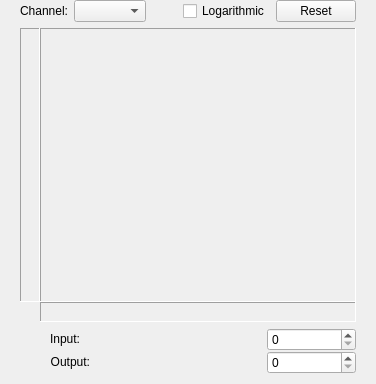
<?xml version="1.0" encoding="UTF-8"?>
<ui version="4.0">
 <class>WdgPerChannel</class>
 <widget class="QWidget" name="WdgPerChannel">
  <property name="geometry">
   <rect>
    <x>0</x>
    <y>0</y>
    <width>376</width>
    <height>384</height>
   </rect>
  </property>
  <property name="sizePolicy">
   <sizepolicy hsizetype="Preferred" vsizetype="Preferred">
    <horstretch>0</horstretch>
    <verstretch>0</verstretch>
   </sizepolicy>
  </property>
  <property name="windowTitle">
   <string>BrightnessCon</string>
  </property>
  <layout class="QGridLayout" name="gridLayout_2">
   <property name="leftMargin">
    <number>0</number>
   </property>
   <property name="topMargin">
    <number>0</number>
   </property>
   <property name="rightMargin">
    <number>0</number>
   </property>
   <property name="bottomMargin">
    <number>0</number>
   </property>
   <property name="horizontalSpacing">
    <number>0</number>
   </property>
   <property name="verticalSpacing">
    <number>6</number>
   </property>
   <item row="3" column="1" colspan="2">
    <layout class="QGridLayout" name="gridLayout" columnstretch="1,2,1">
     <property name="sizeConstraint">
      <enum>QLayout::SetFixedSize</enum>
     </property>
     <item row="0" column="0">
      <widget class="QLabel" name="labelIn">
       <property name="sizePolicy">
        <sizepolicy hsizetype="Fixed" vsizetype="Fixed">
         <horstretch>0</horstretch>
         <verstretch>0</verstretch>
        </sizepolicy>
       </property>
       <property name="minimumSize">
        <size>
         <width>0</width>
         <height>0</height>
        </size>
       </property>
       <property name="maximumSize">
        <size>
         <width>16777215</width>
         <height>16777215</height>
        </size>
       </property>
       <property name="text">
        <string>         Input:</string>
       </property>
       <property name="alignment">
        <set>Qt::AlignRight|Qt::AlignTrailing|Qt::AlignVCenter</set>
       </property>
      </widget>
     </item>
     <item row="2" column="2">
      <widget class="KisIntParseSpinBox" name="intOut">
       <property name="sizePolicy">
        <sizepolicy hsizetype="Preferred" vsizetype="Fixed">
         <horstretch>0</horstretch>
         <verstretch>0</verstretch>
        </sizepolicy>
       </property>
      </widget>
     </item>
     <item row="2" column="0">
      <widget class="QLabel" name="labelOut">
       <property name="sizePolicy">
        <sizepolicy hsizetype="Fixed" vsizetype="Fixed">
         <horstretch>0</horstretch>
         <verstretch>0</verstretch>
        </sizepolicy>
       </property>
       <property name="text">
        <string>         Output:</string>
       </property>
       <property name="alignment">
        <set>Qt::AlignRight|Qt::AlignTrailing|Qt::AlignVCenter</set>
       </property>
      </widget>
     </item>
     <item row="0" column="2">
      <widget class="KisIntParseSpinBox" name="intIn">
       <property name="sizePolicy">
        <sizepolicy hsizetype="Preferred" vsizetype="Fixed">
         <horstretch>0</horstretch>
         <verstretch>0</verstretch>
        </sizepolicy>
       </property>
      </widget>
     </item>
     <item row="0" column="1">
      <spacer name="horizontalSpacer_2">
       <property name="sizePolicy">
        <sizepolicy hsizetype="Expanding" vsizetype="Minimum">
         <horstretch>0</horstretch>
         <verstretch>0</verstretch>
        </sizepolicy>
       </property>
       <property name="orientation">
        <enum>Qt::Horizontal</enum>
       </property>
       <property name="sizeType">
        <enum>QSizePolicy::Expanding</enum>
       </property>
       <property name="sizeHint" stdset="0">
        <size>
         <width>20</width>
         <height>20</height>
        </size>
       </property>
      </spacer>
     </item>
    </layout>
   </item>
   <item row="4" column="1" colspan="2">
    <spacer name="verticalSpacer">
     <property name="orientation">
      <enum>Qt::Vertical</enum>
     </property>
     <property name="sizeType">
      <enum>QSizePolicy::Fixed</enum>
     </property>
     <property name="sizeHint" stdset="0">
      <size>
       <width>10</width>
       <height>10</height>
      </size>
     </property>
    </spacer>
   </item>
   <item row="1" column="0">
    <spacer name="horizontalSpacer">
     <property name="orientation">
      <enum>Qt::Horizontal</enum>
     </property>
     <property name="sizeType">
      <enum>QSizePolicy::Fixed</enum>
     </property>
     <property name="sizeHint" stdset="0">
      <size>
       <width>20</width>
       <height>20</height>
      </size>
     </property>
    </spacer>
   </item>
   <item row="1" column="3">
    <spacer name="horizontalSpacer_3">
     <property name="orientation">
      <enum>Qt::Horizontal</enum>
     </property>
     <property name="sizeType">
      <enum>QSizePolicy::Fixed</enum>
     </property>
     <property name="sizeHint" stdset="0">
      <size>
       <width>20</width>
       <height>20</height>
      </size>
     </property>
    </spacer>
   </item>
   <item row="1" column="1" colspan="2">
    <layout class="QGridLayout" name="grid2" rowstretch="0,0" columnstretch="0,0">
     <property name="sizeConstraint">
      <enum>QLayout::SetDefaultConstraint</enum>
     </property>
     <property name="spacing">
      <number>0</number>
     </property>
     <item row="0" column="1">
      <widget class="QFrame" name="frame3">
       <property name="sizePolicy">
        <sizepolicy hsizetype="Ignored" vsizetype="Ignored">
         <horstretch>0</horstretch>
         <verstretch>0</verstretch>
        </sizepolicy>
       </property>
       <property name="minimumSize">
        <size>
         <width>256</width>
         <height>256</height>
        </size>
       </property>
       <property name="maximumSize">
        <size>
         <width>16777215</width>
         <height>16777215</height>
        </size>
       </property>
       <property name="frameShape">
        <enum>QFrame::Panel</enum>
       </property>
       <property name="frameShadow">
        <enum>QFrame::Sunken</enum>
       </property>
       <layout class="QVBoxLayout">
        <property name="spacing">
         <number>0</number>
        </property>
        <property name="leftMargin">
         <number>0</number>
        </property>
        <property name="topMargin">
         <number>0</number>
        </property>
        <property name="rightMargin">
         <number>0</number>
        </property>
        <property name="bottomMargin">
         <number>0</number>
        </property>
        <item>
         <widget class="KisCurveWidget" name="curveWidget" native="true">
          <property name="sizePolicy">
           <sizepolicy hsizetype="MinimumExpanding" vsizetype="MinimumExpanding">
            <horstretch>1</horstretch>
            <verstretch>0</verstretch>
           </sizepolicy>
          </property>
          <property name="minimumSize">
           <size>
            <width>256</width>
            <height>256</height>
           </size>
          </property>
          <property name="maximumSize">
           <size>
            <width>16777215</width>
            <height>16777215</height>
           </size>
          </property>
         </widget>
        </item>
       </layout>
      </widget>
     </item>
     <item row="1" column="1">
      <widget class="QLabel" name="hgradient">
       <property name="sizePolicy">
        <sizepolicy hsizetype="Ignored" vsizetype="Fixed">
         <horstretch>1</horstretch>
         <verstretch>0</verstretch>
        </sizepolicy>
       </property>
       <property name="minimumSize">
        <size>
         <width>256</width>
         <height>20</height>
        </size>
       </property>
       <property name="maximumSize">
        <size>
         <width>16777215</width>
         <height>20</height>
        </size>
       </property>
       <property name="frameShape">
        <enum>QFrame::Panel</enum>
       </property>
       <property name="frameShadow">
        <enum>QFrame::Sunken</enum>
       </property>
       <property name="scaledContents">
        <bool>true</bool>
       </property>
      </widget>
     </item>
     <item row="0" column="0">
      <widget class="QLabel" name="vgradient">
       <property name="sizePolicy">
        <sizepolicy hsizetype="Fixed" vsizetype="Ignored">
         <horstretch>0</horstretch>
         <verstretch>0</verstretch>
        </sizepolicy>
       </property>
       <property name="minimumSize">
        <size>
         <width>20</width>
         <height>256</height>
        </size>
       </property>
       <property name="maximumSize">
        <size>
         <width>20</width>
         <height>16777215</height>
        </size>
       </property>
       <property name="frameShape">
        <enum>QFrame::Panel</enum>
       </property>
       <property name="frameShadow">
        <enum>QFrame::Sunken</enum>
       </property>
       <property name="scaledContents">
        <bool>true</bool>
       </property>
      </widget>
     </item>
    </layout>
   </item>
   <item row="0" column="1" colspan="2">
    <layout class="QHBoxLayout" stretch="1,2,2,1,0">
     <property name="spacing">
      <number>6</number>
     </property>
     <item>
      <widget class="QLabel" name="textLabel1">
       <property name="sizePolicy">
        <sizepolicy hsizetype="Maximum" vsizetype="Fixed">
         <horstretch>0</horstretch>
         <verstretch>0</verstretch>
        </sizepolicy>
       </property>
       <property name="text">
        <string>Channel:</string>
       </property>
       <property name="alignment">
        <set>Qt::AlignRight|Qt::AlignTrailing|Qt::AlignVCenter</set>
       </property>
      </widget>
     </item>
     <item>
      <widget class="QComboBox" name="cmbChannel"/>
     </item>
     <item>
      <spacer name="horizontalSpacer_4">
       <property name="orientation">
        <enum>Qt::Horizontal</enum>
       </property>
       <property name="sizeHint" stdset="0">
        <size>
         <width>10</width>
         <height>10</height>
        </size>
       </property>
      </spacer>
     </item>
     <item>
      <widget class="QCheckBox" name="chkLogarithmic">
       <property name="text">
        <string>Logarithmic</string>
       </property>
      </widget>
     </item>
     <item>
      <widget class="QPushButton" name="resetButton">
       <property name="sizePolicy">
        <sizepolicy hsizetype="MinimumExpanding" vsizetype="Fixed">
         <horstretch>0</horstretch>
         <verstretch>0</verstretch>
        </sizepolicy>
       </property>
       <property name="text">
        <string>Reset</string>
       </property>
      </widget>
     </item>
    </layout>
   </item>
  </layout>
 </widget>
 <customwidgets>
  <customwidget>
   <class>KisIntParseSpinBox</class>
   <extends>QSpinBox</extends>
   <header>kis_int_parse_spin_box.h</header>
  </customwidget>
  <customwidget>
   <class>KisCurveWidget</class>
   <extends></extends>
   <header>widgets/kis_curve_widget.h</header>
  </customwidget>
 </customwidgets>
 <tabstops>
  <tabstop>cmbChannel</tabstop>
  <tabstop>intIn</tabstop>
  <tabstop>intOut</tabstop>
 </tabstops>
 <resources/>
 <connections/>
</ui>
